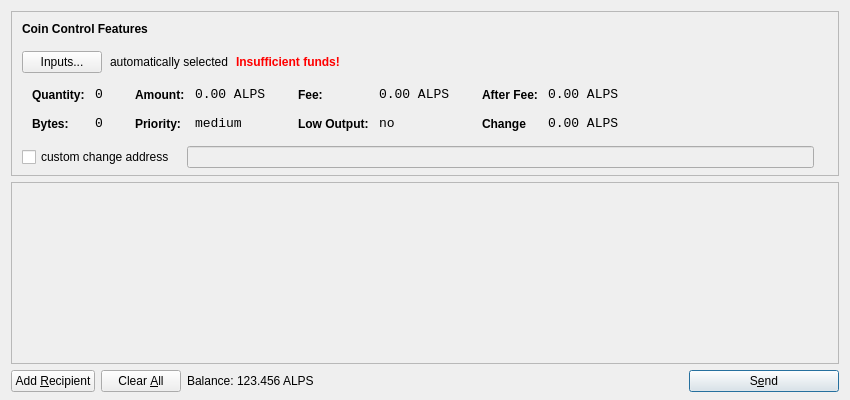
<?xml version="1.0" encoding="UTF-8"?>
<ui version="4.0">
 <class>SendCoinsDialog</class>
 <widget class="QDialog" name="SendCoinsDialog">
  <property name="geometry">
   <rect>
    <x>0</x>
    <y>0</y>
    <width>850</width>
    <height>400</height>
   </rect>
  </property>
  <property name="windowTitle">
   <string>Send Coins</string>
  </property>
  <layout class="QVBoxLayout" name="verticalLayout" stretch="0,1,0">
   <property name="bottomMargin">
    <number>8</number>
   </property>
   <item>
    <widget class="QFrame" name="frameCoinControl">
     <property name="sizePolicy">
      <sizepolicy hsizetype="Expanding" vsizetype="Expanding">
       <horstretch>0</horstretch>
       <verstretch>0</verstretch>
      </sizepolicy>
     </property>
     <property name="maximumSize">
      <size>
       <width>16777215</width>
       <height>16777215</height>
      </size>
     </property>
     <property name="frameShape">
      <enum>QFrame::StyledPanel</enum>
     </property>
     <property name="frameShadow">
      <enum>QFrame::Sunken</enum>
     </property>
     <layout class="QVBoxLayout" name="verticalLayoutCoinControl2">
      <property name="spacing">
       <number>-1</number>
      </property>
      <property name="leftMargin">
       <number>0</number>
      </property>
      <property name="topMargin">
       <number>0</number>
      </property>
      <property name="rightMargin">
       <number>0</number>
      </property>
      <property name="bottomMargin">
       <number>6</number>
      </property>
      <item>
       <layout class="QVBoxLayout" name="verticalLayoutCoinControl" stretch="0,0,0,0,1">
        <property name="spacing">
         <number>0</number>
        </property>
        <property name="leftMargin">
         <number>10</number>
        </property>
        <property name="topMargin">
         <number>10</number>
        </property>
        <item>
         <layout class="QHBoxLayout" name="horizontalLayoutCoinControl1">
          <property name="bottomMargin">
           <number>15</number>
          </property>
          <item>
           <widget class="QLabel" name="labelCoinControlFeatures">
            <property name="sizePolicy">
             <sizepolicy hsizetype="Preferred" vsizetype="Maximum">
              <horstretch>0</horstretch>
              <verstretch>0</verstretch>
             </sizepolicy>
            </property>
            <property name="font">
             <font>
              <weight>75</weight>
              <bold>true</bold>
             </font>
            </property>
            <property name="styleSheet">
             <string notr="true">font-weight:bold;</string>
            </property>
            <property name="text">
             <string>Coin Control Features</string>
            </property>
           </widget>
          </item>
         </layout>
        </item>
        <item>
         <layout class="QHBoxLayout" name="horizontalLayoutCoinControl2" stretch="0,0,0,0">
          <property name="spacing">
           <number>8</number>
          </property>
          <property name="bottomMargin">
           <number>10</number>
          </property>
          <item>
           <widget class="QPushButton" name="pushButtonCoinControl">
            <property name="styleSheet">
             <string notr="true"/>
            </property>
            <property name="text">
             <string>Inputs...</string>
            </property>
           </widget>
          </item>
          <item>
           <widget class="QLabel" name="labelCoinControlAutomaticallySelected">
            <property name="text">
             <string>automatically selected</string>
            </property>
            <property name="margin">
             <number>5</number>
            </property>
           </widget>
          </item>
          <item>
           <widget class="QLabel" name="labelCoinControlInsuffFunds">
            <property name="font">
             <font>
              <weight>75</weight>
              <bold>true</bold>
             </font>
            </property>
            <property name="styleSheet">
             <string notr="true">color:red;font-weight:bold;</string>
            </property>
            <property name="text">
             <string>Insufficient funds!</string>
            </property>
            <property name="margin">
             <number>5</number>
            </property>
           </widget>
          </item>
          <item>
           <spacer name="horizontalSpacerCoinControl">
            <property name="orientation">
             <enum>Qt::Horizontal</enum>
            </property>
            <property name="sizeHint" stdset="0">
             <size>
              <width>40</width>
              <height>1</height>
             </size>
            </property>
           </spacer>
          </item>
         </layout>
        </item>
        <item>
         <widget class="QWidget" name="widgetCoinControl" native="true">
          <property name="sizePolicy">
           <sizepolicy hsizetype="Preferred" vsizetype="Preferred">
            <horstretch>0</horstretch>
            <verstretch>0</verstretch>
           </sizepolicy>
          </property>
          <property name="minimumSize">
           <size>
            <width>0</width>
            <height>0</height>
           </size>
          </property>
          <property name="styleSheet">
           <string notr="true"/>
          </property>
          <layout class="QHBoxLayout" name="horizontalLayoutCoinControl5">
           <property name="margin">
            <number>0</number>
           </property>
           <item>
            <layout class="QHBoxLayout" name="horizontalLayoutCoinControl3" stretch="0,0,0,1">
             <property name="spacing">
              <number>20</number>
             </property>
             <property name="topMargin">
              <number>0</number>
             </property>
             <property name="bottomMargin">
              <number>10</number>
             </property>
             <item>
              <layout class="QFormLayout" name="formLayoutCoinControl1">
               <property name="horizontalSpacing">
                <number>10</number>
               </property>
               <property name="verticalSpacing">
                <number>14</number>
               </property>
               <property name="leftMargin">
                <number>10</number>
               </property>
               <property name="topMargin">
                <number>4</number>
               </property>
               <property name="rightMargin">
                <number>6</number>
               </property>
               <item row="0" column="0">
                <widget class="QLabel" name="labelCoinControlQuantityText">
                 <property name="styleSheet">
                  <string notr="true">font-weight:bold;</string>
                 </property>
                 <property name="text">
                  <string>Quantity:</string>
                 </property>
                 <property name="margin">
                  <number>0</number>
                 </property>
                </widget>
               </item>
               <item row="0" column="1">
                <widget class="QLabel" name="labelCoinControlQuantity">
                 <property name="font">
                  <font>
                   <family>Monospace</family>
                   <pointsize>10</pointsize>
                  </font>
                 </property>
                 <property name="cursor">
                  <cursorShape>IBeamCursor</cursorShape>
                 </property>
                 <property name="contextMenuPolicy">
                  <enum>Qt::ActionsContextMenu</enum>
                 </property>
                 <property name="text">
                  <string>0</string>
                 </property>
                 <property name="margin">
                  <number>0</number>
                 </property>
                 <property name="textInteractionFlags">
                  <set>Qt::LinksAccessibleByMouse|Qt::TextSelectableByKeyboard|Qt::TextSelectableByMouse</set>
                 </property>
                </widget>
               </item>
               <item row="1" column="0">
                <widget class="QLabel" name="labelCoinControlBytesText">
                 <property name="styleSheet">
                  <string notr="true">font-weight:bold;</string>
                 </property>
                 <property name="text">
                  <string>Bytes:</string>
                 </property>
                </widget>
               </item>
               <item row="1" column="1">
                <widget class="QLabel" name="labelCoinControlBytes">
                 <property name="font">
                  <font>
                   <family>Monospace</family>
                   <pointsize>10</pointsize>
                  </font>
                 </property>
                 <property name="cursor">
                  <cursorShape>IBeamCursor</cursorShape>
                 </property>
                 <property name="contextMenuPolicy">
                  <enum>Qt::ActionsContextMenu</enum>
                 </property>
                 <property name="text">
                  <string>0</string>
                 </property>
                 <property name="textInteractionFlags">
                  <set>Qt::LinksAccessibleByMouse|Qt::TextSelectableByKeyboard|Qt::TextSelectableByMouse</set>
                 </property>
                </widget>
               </item>
              </layout>
             </item>
             <item>
              <layout class="QFormLayout" name="formLayoutCoinControl2">
               <property name="horizontalSpacing">
                <number>10</number>
               </property>
               <property name="verticalSpacing">
                <number>14</number>
               </property>
               <property name="leftMargin">
                <number>6</number>
               </property>
               <property name="topMargin">
                <number>4</number>
               </property>
               <property name="rightMargin">
                <number>6</number>
               </property>
               <item row="0" column="0">
                <widget class="QLabel" name="labelCoinControlAmountText">
                 <property name="styleSheet">
                  <string notr="true">font-weight:bold;</string>
                 </property>
                 <property name="text">
                  <string>Amount:</string>
                 </property>
                 <property name="margin">
                  <number>0</number>
                 </property>
                </widget>
               </item>
               <item row="0" column="1">
                <widget class="QLabel" name="labelCoinControlAmount">
                 <property name="font">
                  <font>
                   <family>Monospace</family>
                   <pointsize>10</pointsize>
                  </font>
                 </property>
                 <property name="cursor">
                  <cursorShape>IBeamCursor</cursorShape>
                 </property>
                 <property name="contextMenuPolicy">
                  <enum>Qt::ActionsContextMenu</enum>
                 </property>
                 <property name="text">
                  <string>0.00 ALPS</string>
                 </property>
                 <property name="textInteractionFlags">
                  <set>Qt::LinksAccessibleByMouse|Qt::TextSelectableByKeyboard|Qt::TextSelectableByMouse</set>
                 </property>
                </widget>
               </item>
               <item row="1" column="0">
                <widget class="QLabel" name="labelCoinControlPriorityText">
                 <property name="styleSheet">
                  <string notr="true">font-weight:bold;</string>
                 </property>
                 <property name="text">
                  <string>Priority:</string>
                 </property>
                </widget>
               </item>
               <item row="1" column="1">
                <widget class="QLabel" name="labelCoinControlPriority">
                 <property name="font">
                  <font>
                   <family>Monospace</family>
                   <pointsize>10</pointsize>
                  </font>
                 </property>
                 <property name="cursor">
                  <cursorShape>IBeamCursor</cursorShape>
                 </property>
                 <property name="contextMenuPolicy">
                  <enum>Qt::ActionsContextMenu</enum>
                 </property>
                 <property name="text">
                  <string>medium</string>
                 </property>
                 <property name="textInteractionFlags">
                  <set>Qt::LinksAccessibleByMouse|Qt::TextSelectableByKeyboard|Qt::TextSelectableByMouse</set>
                 </property>
                </widget>
               </item>
              </layout>
             </item>
             <item>
              <layout class="QFormLayout" name="formLayoutCoinControl3">
               <property name="horizontalSpacing">
                <number>10</number>
               </property>
               <property name="verticalSpacing">
                <number>14</number>
               </property>
               <property name="leftMargin">
                <number>6</number>
               </property>
               <property name="topMargin">
                <number>4</number>
               </property>
               <property name="rightMargin">
                <number>6</number>
               </property>
               <item row="0" column="0">
                <widget class="QLabel" name="labelCoinControlFeeText">
                 <property name="styleSheet">
                  <string notr="true">font-weight:bold;</string>
                 </property>
                 <property name="text">
                  <string>Fee:</string>
                 </property>
                 <property name="margin">
                  <number>0</number>
                 </property>
                </widget>
               </item>
               <item row="0" column="1">
                <widget class="QLabel" name="labelCoinControlFee">
                 <property name="font">
                  <font>
                   <family>Monospace</family>
                   <pointsize>10</pointsize>
                  </font>
                 </property>
                 <property name="cursor">
                  <cursorShape>IBeamCursor</cursorShape>
                 </property>
                 <property name="contextMenuPolicy">
                  <enum>Qt::ActionsContextMenu</enum>
                 </property>
                 <property name="text">
                  <string>0.00 ALPS</string>
                 </property>
                 <property name="textInteractionFlags">
                  <set>Qt::LinksAccessibleByMouse|Qt::TextSelectableByKeyboard|Qt::TextSelectableByMouse</set>
                 </property>
                </widget>
               </item>
               <item row="1" column="0">
                <widget class="QLabel" name="labelCoinControlLowOutputText">
                 <property name="styleSheet">
                  <string notr="true">font-weight:bold;</string>
                 </property>
                 <property name="text">
                  <string>Low Output:</string>
                 </property>
                </widget>
               </item>
               <item row="1" column="1">
                <widget class="QLabel" name="labelCoinControlLowOutput">
                 <property name="font">
                  <font>
                   <family>Monospace</family>
                   <pointsize>10</pointsize>
                  </font>
                 </property>
                 <property name="cursor">
                  <cursorShape>IBeamCursor</cursorShape>
                 </property>
                 <property name="contextMenuPolicy">
                  <enum>Qt::ActionsContextMenu</enum>
                 </property>
                 <property name="text">
                  <string>no</string>
                 </property>
                 <property name="textInteractionFlags">
                  <set>Qt::LinksAccessibleByMouse|Qt::TextSelectableByKeyboard|Qt::TextSelectableByMouse</set>
                 </property>
                </widget>
               </item>
              </layout>
             </item>
             <item>
              <layout class="QFormLayout" name="formLayoutCoinControl4">
               <property name="horizontalSpacing">
                <number>10</number>
               </property>
               <property name="verticalSpacing">
                <number>14</number>
               </property>
               <property name="leftMargin">
                <number>6</number>
               </property>
               <property name="topMargin">
                <number>4</number>
               </property>
               <property name="rightMargin">
                <number>6</number>
               </property>
               <item row="0" column="0">
                <widget class="QLabel" name="labelCoinControlAfterFeeText">
                 <property name="styleSheet">
                  <string notr="true">font-weight:bold;</string>
                 </property>
                 <property name="text">
                  <string>After Fee:</string>
                 </property>
                 <property name="margin">
                  <number>0</number>
                 </property>
                </widget>
               </item>
               <item row="0" column="1">
                <widget class="QLabel" name="labelCoinControlAfterFee">
                 <property name="font">
                  <font>
                   <family>Monospace</family>
                   <pointsize>10</pointsize>
                  </font>
                 </property>
                 <property name="cursor">
                  <cursorShape>IBeamCursor</cursorShape>
                 </property>
                 <property name="contextMenuPolicy">
                  <enum>Qt::ActionsContextMenu</enum>
                 </property>
                 <property name="text">
                  <string>0.00 ALPS</string>
                 </property>
                 <property name="textInteractionFlags">
                  <set>Qt::LinksAccessibleByMouse|Qt::TextSelectableByKeyboard|Qt::TextSelectableByMouse</set>
                 </property>
                </widget>
               </item>
               <item row="1" column="0">
                <widget class="QLabel" name="labelCoinControlChangeText">
                 <property name="styleSheet">
                  <string notr="true">font-weight:bold;</string>
                 </property>
                 <property name="text">
                  <string>Change</string>
                 </property>
                </widget>
               </item>
               <item row="1" column="1">
                <widget class="QLabel" name="labelCoinControlChange">
                 <property name="font">
                  <font>
                   <family>Monospace</family>
                   <pointsize>10</pointsize>
                  </font>
                 </property>
                 <property name="cursor">
                  <cursorShape>IBeamCursor</cursorShape>
                 </property>
                 <property name="contextMenuPolicy">
                  <enum>Qt::ActionsContextMenu</enum>
                 </property>
                 <property name="text">
                  <string>0.00 ALPS</string>
                 </property>
                 <property name="textInteractionFlags">
                  <set>Qt::LinksAccessibleByMouse|Qt::TextSelectableByKeyboard|Qt::TextSelectableByMouse</set>
                 </property>
                </widget>
               </item>
              </layout>
             </item>
            </layout>
           </item>
          </layout>
         </widget>
        </item>
        <item>
         <layout class="QHBoxLayout" name="horizontalLayoutCoinControl4" stretch="0,0,0">
          <property name="spacing">
           <number>12</number>
          </property>
          <property name="sizeConstraint">
           <enum>QLayout::SetDefaultConstraint</enum>
          </property>
          <property name="topMargin">
           <number>5</number>
          </property>
          <property name="rightMargin">
           <number>5</number>
          </property>
          <item>
           <widget class="QCheckBox" name="checkBoxCoinControlChange">
            <property name="text">
             <string>custom change address</string>
            </property>
           </widget>
          </item>
          <item>
           <widget class="QLineEdit" name="lineEditCoinControlChange">
            <property name="enabled">
             <bool>false</bool>
            </property>
            <property name="sizePolicy">
             <sizepolicy hsizetype="Expanding" vsizetype="Fixed">
              <horstretch>0</horstretch>
              <verstretch>0</verstretch>
             </sizepolicy>
            </property>
           </widget>
          </item>
          <item>
           <widget class="QLabel" name="labelCoinControlChangeLabel">
            <property name="sizePolicy">
             <sizepolicy hsizetype="Preferred" vsizetype="Expanding">
              <horstretch>0</horstretch>
              <verstretch>0</verstretch>
             </sizepolicy>
            </property>
            <property name="minimumSize">
             <size>
              <width>0</width>
              <height>0</height>
             </size>
            </property>
            <property name="text">
             <string/>
            </property>
            <property name="margin">
             <number>3</number>
            </property>
           </widget>
          </item>
         </layout>
        </item>
        <item>
         <spacer name="verticalSpacerCoinControl">
          <property name="orientation">
           <enum>Qt::Vertical</enum>
          </property>
          <property name="sizeHint" stdset="0">
           <size>
            <width>800</width>
            <height>1</height>
           </size>
          </property>
         </spacer>
        </item>
       </layout>
      </item>
     </layout>
    </widget>
   </item>
   <item>
    <widget class="QScrollArea" name="scrollArea">
     <property name="widgetResizable">
      <bool>true</bool>
     </property>
     <widget class="QWidget" name="scrollAreaWidgetContents">
      <property name="geometry">
       <rect>
        <x>0</x>
        <y>0</y>
        <width>830</width>
        <height>165</height>
       </rect>
      </property>
      <layout class="QVBoxLayout" name="verticalLayout_2">
       <property name="margin">
        <number>0</number>
       </property>
       <item>
        <layout class="QVBoxLayout" name="entries">
         <property name="spacing">
          <number>6</number>
         </property>
        </layout>
       </item>
       <item>
        <spacer name="verticalSpacer">
         <property name="orientation">
          <enum>Qt::Vertical</enum>
         </property>
         <property name="sizeHint" stdset="0">
          <size>
           <width>20</width>
           <height>40</height>
          </size>
         </property>
        </spacer>
       </item>
      </layout>
     </widget>
    </widget>
   </item>
   <item>
    <layout class="QHBoxLayout" name="horizontalLayout">
     <item>
      <widget class="QPushButton" name="addButton">
       <property name="toolTip">
        <string>Send to multiple recipients at once</string>
       </property>
       <property name="text">
        <string>Add &amp;Recipient</string>
       </property>
       <property name="icon">
        <iconset resource="../bitcoin.qrc">
         <normaloff>:/icons/add</normaloff>:/icons/add</iconset>
       </property>
       <property name="autoDefault">
        <bool>false</bool>
       </property>
      </widget>
     </item>
     <item>
      <widget class="QPushButton" name="clearButton">
       <property name="sizePolicy">
        <sizepolicy hsizetype="Minimum" vsizetype="Fixed">
         <horstretch>0</horstretch>
         <verstretch>0</verstretch>
        </sizepolicy>
       </property>
       <property name="toolTip">
        <string>Remove all transaction fields</string>
       </property>
       <property name="text">
        <string>Clear &amp;All</string>
       </property>
       <property name="icon">
        <iconset resource="../bitcoin.qrc">
         <normaloff>:/icons/remove</normaloff>:/icons/remove</iconset>
       </property>
       <property name="autoRepeatDelay">
        <number>300</number>
       </property>
       <property name="autoDefault">
        <bool>false</bool>
       </property>
      </widget>
     </item>
     <item>
      <layout class="QHBoxLayout" name="horizontalLayout_2">
       <property name="spacing">
        <number>3</number>
       </property>
       <item>
        <widget class="QLabel" name="label">
         <property name="sizePolicy">
          <sizepolicy hsizetype="Preferred" vsizetype="Fixed">
           <horstretch>0</horstretch>
           <verstretch>0</verstretch>
          </sizepolicy>
         </property>
         <property name="text">
          <string>Balance:</string>
         </property>
        </widget>
       </item>
       <item>
        <widget class="QLabel" name="labelBalance">
         <property name="sizePolicy">
          <sizepolicy hsizetype="Preferred" vsizetype="Fixed">
           <horstretch>0</horstretch>
           <verstretch>0</verstretch>
          </sizepolicy>
         </property>
         <property name="cursor">
          <cursorShape>IBeamCursor</cursorShape>
         </property>
         <property name="text">
          <string>123.456 ALPS</string>
         </property>
         <property name="textInteractionFlags">
          <set>Qt::LinksAccessibleByMouse|Qt::TextSelectableByKeyboard|Qt::TextSelectableByMouse</set>
         </property>
        </widget>
       </item>
      </layout>
     </item>
     <item>
      <spacer name="horizontalSpacer">
       <property name="orientation">
        <enum>Qt::Horizontal</enum>
       </property>
       <property name="sizeHint" stdset="0">
        <size>
         <width>40</width>
         <height>20</height>
        </size>
       </property>
      </spacer>
     </item>
     <item>
      <widget class="QPushButton" name="sendButton">
       <property name="minimumSize">
        <size>
         <width>150</width>
         <height>0</height>
        </size>
       </property>
       <property name="toolTip">
        <string>Confirm the send action</string>
       </property>
       <property name="text">
        <string>S&amp;end</string>
       </property>
       <property name="icon">
        <iconset resource="../bitcoin.qrc">
         <normaloff>:/icons/send</normaloff>:/icons/send</iconset>
       </property>
       <property name="default">
        <bool>true</bool>
       </property>
      </widget>
     </item>
    </layout>
   </item>
  </layout>
 </widget>
 <resources>
  <include location="../bitcoin.qrc"/>
 </resources>
 <connections/>
</ui>
